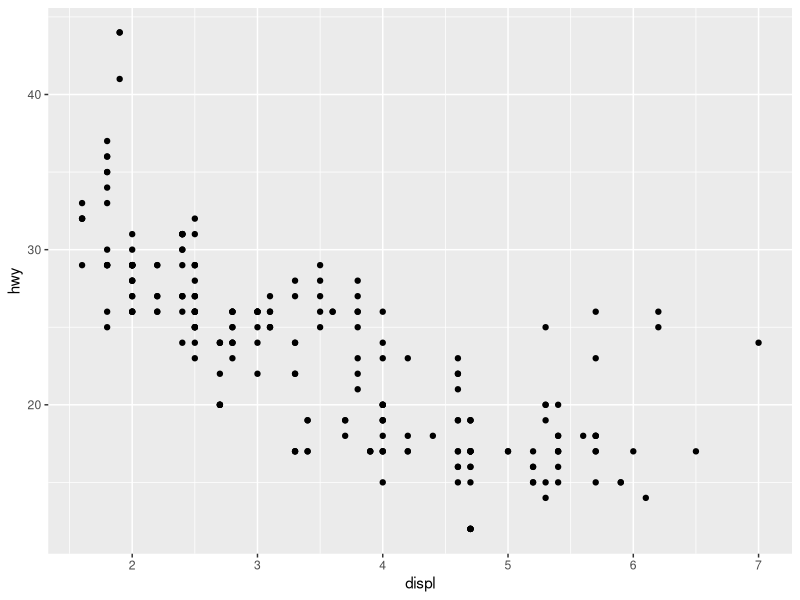
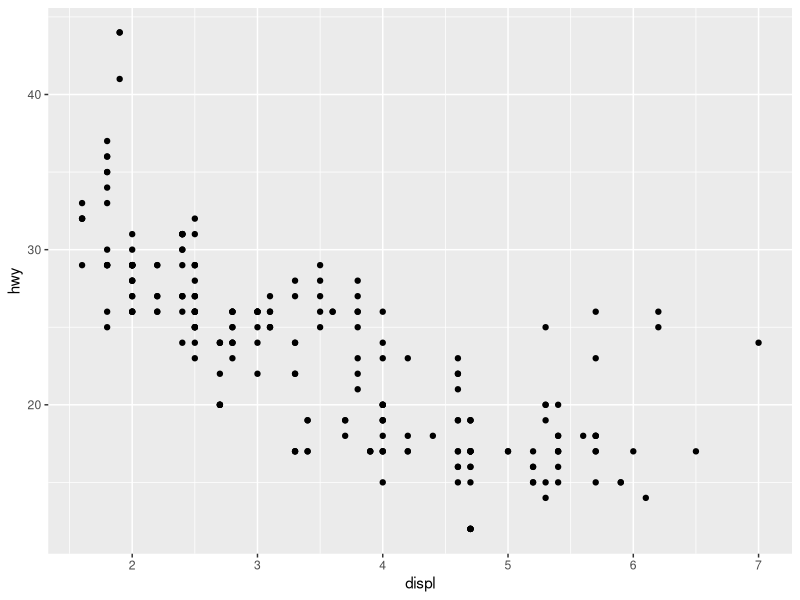
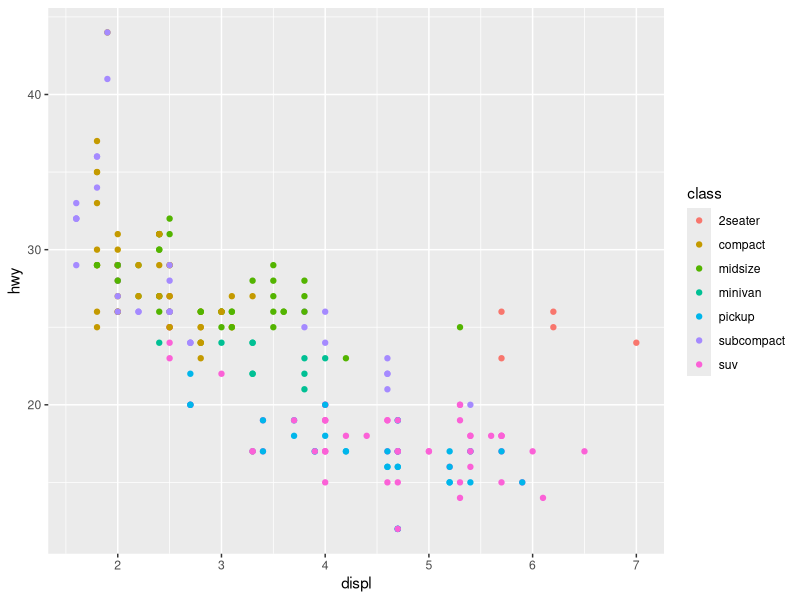
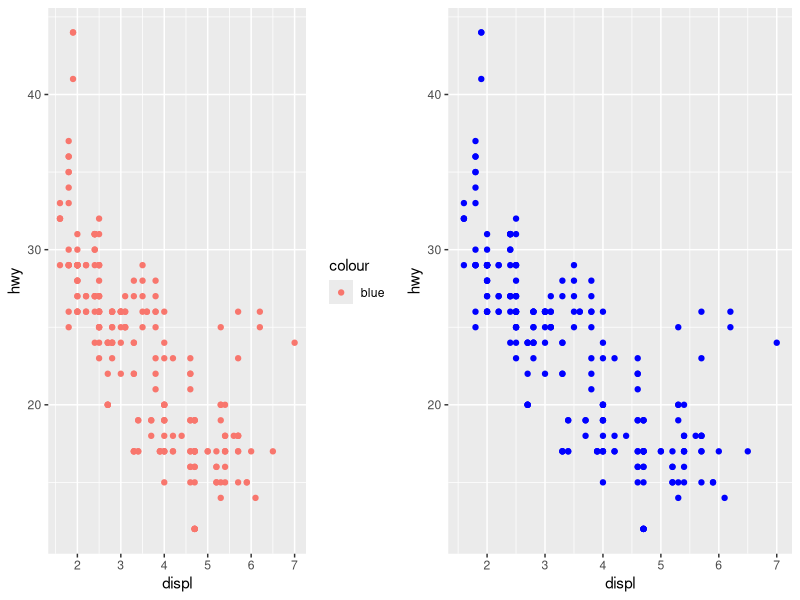
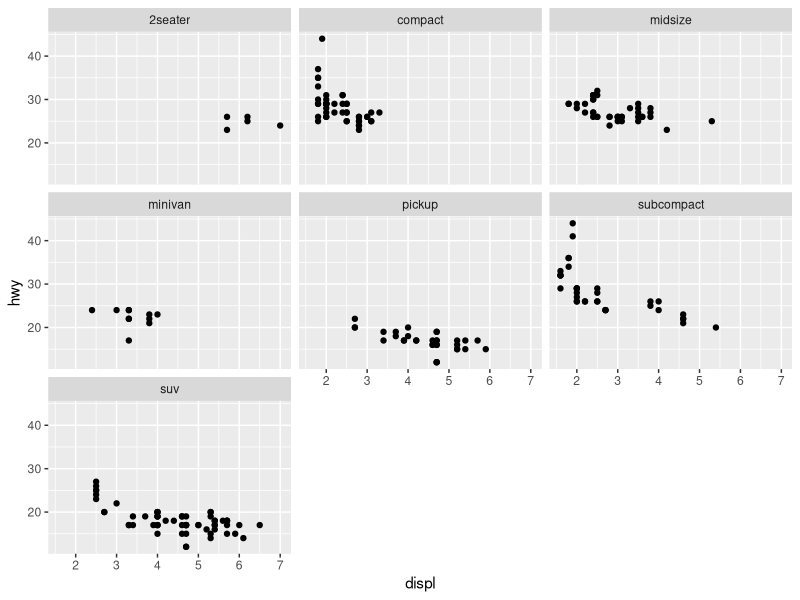
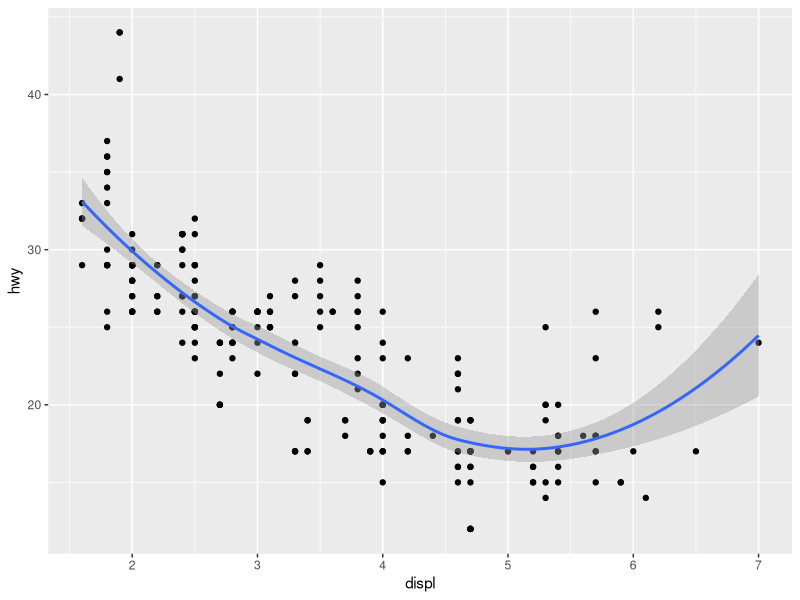
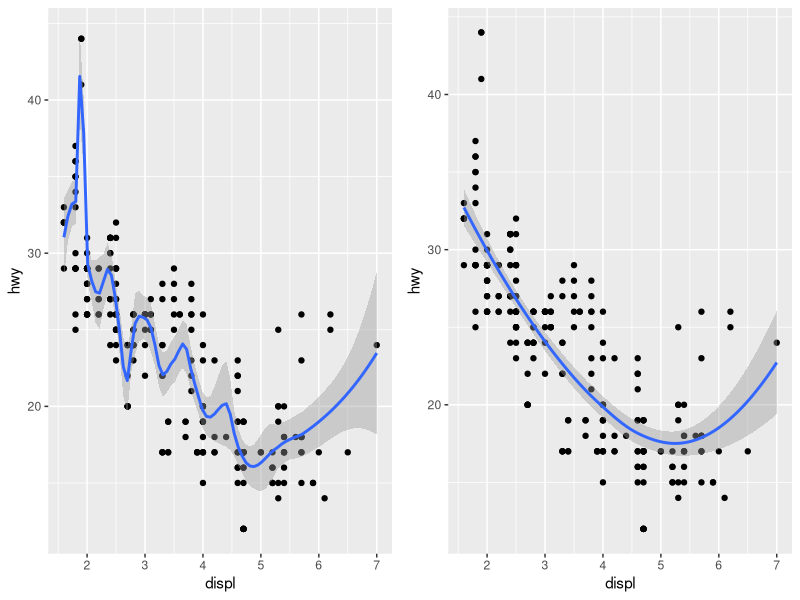
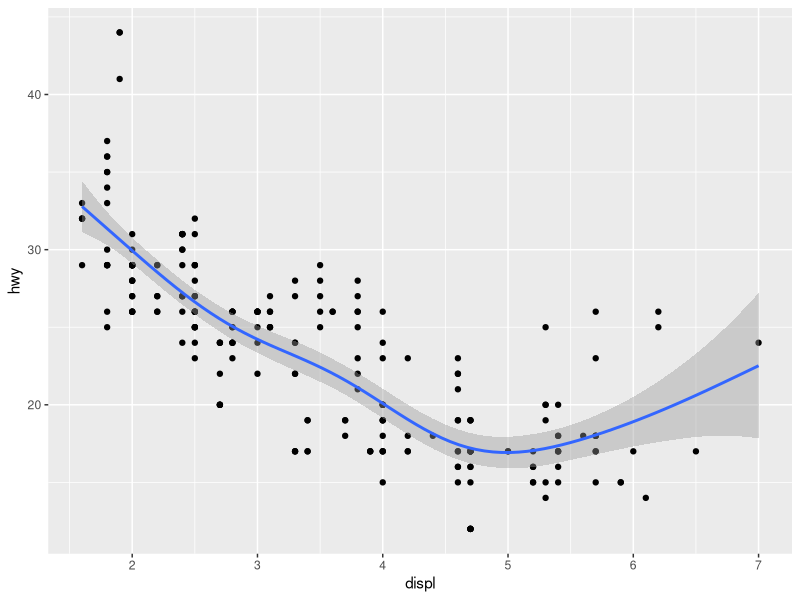

Here is the R script that generated these plots, in order:
## ---- chunk 1
library(ggplot2)
mpg
## ---- chunk 2
ggplot(mpg, aes(x = displ, y = hwy)) + 
  geom_point()
## ---- chunk 3
ggplot(mpg, aes(displ, hwy)) + 
  geom_point()
## ---- chunk 4
ggplot(mpg, aes(displ, hwy, colour = class)) + 
  geom_point()
## ---- chunk 5
library(gridExtra)
p1 <- ggplot(mpg, aes(displ, hwy)) + geom_point(aes(colour = "blue"))
p2 <- ggplot(mpg, aes(displ, hwy)) + geom_point(colour = "blue")
grid.arrange(p1, p2, ncol = 2) 
## ---- chunk 6
ggplot(mpg, aes(displ, hwy)) + 
  geom_point() + 
  facet_wrap(~class)
## ---- chunk 7
ggplot(mpg, aes(displ, hwy)) + 
  geom_point() + 
  geom_smooth()
## ---- chunk 8
library(gridExtra)
p1 <- ggplot(mpg, aes(displ, hwy)) + 
  geom_point() + 
  geom_smooth(span = 0.2)
p2 <- ggplot(mpg, aes(displ, hwy)) + 
  geom_point() + 
  geom_smooth(span = 1)
grid.arrange(p1, p2, ncol = 2) 
## ---- chunk 9
library(mgcv)
ggplot(mpg, aes(displ, hwy)) + 
  geom_point() + 
  geom_smooth(method = "gam", formula = y ~ s(x))
## ---- chunk 10
ggplot(mpg, aes(displ, hwy)) + 
  geom_point() + 
  geom_smooth(method = "lm")
## ---- chunk 11
ggplot(mpg, aes(drv, hwy)) + 
  geom_point()
## ---- chunk 12
library(gridExtra)
p1 <- ggplot(mpg, aes(drv, hwy)) + geom_jitter()
p2 <- ggplot(mpg, aes(drv, hwy)) + geom_boxplot()
p3 <- ggplot(mpg, aes(drv, hwy)) + geom_violin()
grid.arrange(p1, p2, p3, ncol = 3) 
## ---- chunk 13
library(gridExtra)
p1 <- ggplot(mpg, aes(hwy)) + 
  geom_freqpoly(binwidth = 2.5)
p2 <- ggplot(mpg, aes(hwy)) + 
  geom_freqpoly(binwidth = 1)
grid.arrange(p1, p2, ncol = 2) 
## ---- chunk 14
library(gridExtra)
p1 <- ggplot(mpg, aes(displ, colour = drv)) + 
  geom_freqpoly(binwidth = 0.5)
p2 <- ggplot(mpg, aes(displ, fill = drv)) + 
  geom_histogram(binwidth = 0.5) + 
  facet_wrap(~drv, ncol = 1)
grid.arrange(p1, p2, ncol = 2) 
## ---- chunk 15
ggplot(mpg, aes(manufacturer)) + 
  geom_bar()
## ---- chunk 16
drugs <- data.frame(
  drug = c("a", "b", "c"),
  effect = c(4.2, 9.7, 6.1)
)
## ---- chunk 17
library(gridExtra)
p1 <- ggplot(drugs, aes(drug, effect)) + geom_bar(stat = "identity")
p2 <- ggplot(drugs, aes(drug, effect)) + geom_point()
grid.arrange(p1, p2, ncol = 2) 
## ---- chunk 18
library(gridExtra)
p1 <- ggplot(economics, aes(date, unemploy / pop)) +
  geom_line()
p2 <- ggplot(economics, aes(date, uempmed)) +
  geom_line()
grid.arrange(p1, p2, ncol = 2) 
## ---- chunk 19
library(gridExtra)
p1 <- ggplot(economics, aes(unemploy / pop, uempmed)) + 
  geom_path() +
  geom_point()
year <- function(x) as.POSIXlt(x)$year + 1900
p2 <- ggplot(economics, aes(unemploy / pop, uempmed)) + 
  geom_path(colour = "grey50") +
  geom_point(aes(colour = year(date)))
grid.arrange(p1, p2, ncol = 2) 
## ---- chunk 20
library(gridExtra)
p1 <- ggplot(mpg, aes(cty, hwy)) +
  geom_point(alpha = 1 / 3)
p2 <- ggplot(mpg, aes(cty, hwy)) +
  geom_point(alpha = 1 / 3) + 
  xlab("city driving (mpg)") + 
  ylab("highway driving (mpg)")
p3 <- ggplot(mpg, aes(cty, hwy)) +
  geom_point(alpha = 1 / 3) + 
  xlab(NULL) + 
  ylab(NULL)
grid.arrange(p1, p2, p3, ncol = 3) 
## ---- chunk 21
library(gridExtra)
p1 <- ggplot(mpg, aes(drv, hwy)) +
  geom_jitter(width = 0.25)
p2 <- ggplot(mpg, aes(drv, hwy)) +
  geom_jitter(width = 0.25) + 
  xlim("f", "r") + 
  ylim(20, 30)
p3 <- ggplot(mpg, aes(drv, hwy)) +
  geom_jitter(width = 0.25, na.rm = TRUE) + 
  ylim(NA, 30)
grid.arrange(p1, p2, p3, ncol = 3) 
## ---- chunk 22
p <- ggplot(mpg, aes(displ, hwy, colour = factor(cyl))) +
  geom_point()
## ---- chunk 23
print(p)
## ---- chunk 24
summary(p)
